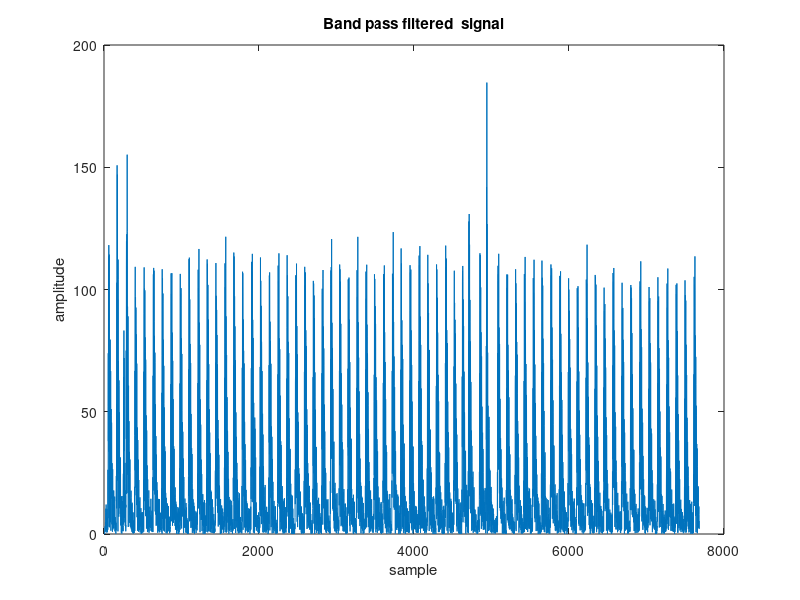
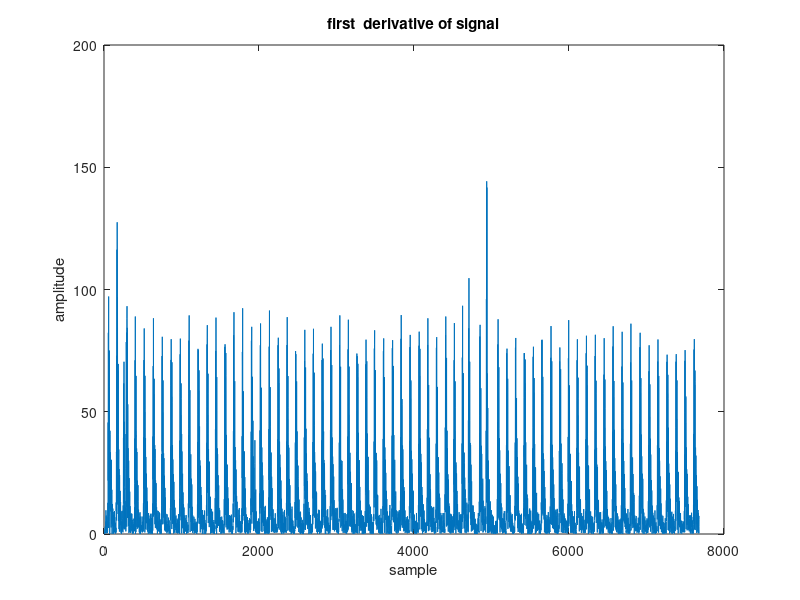
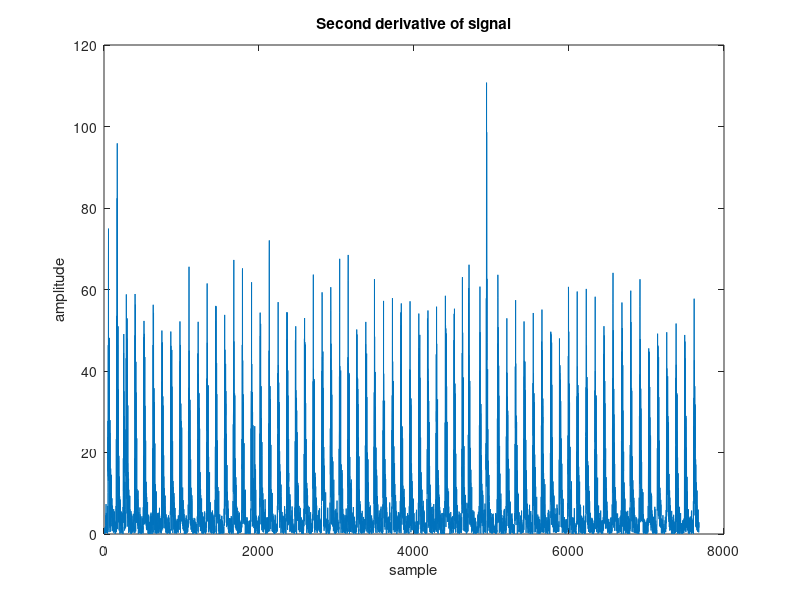
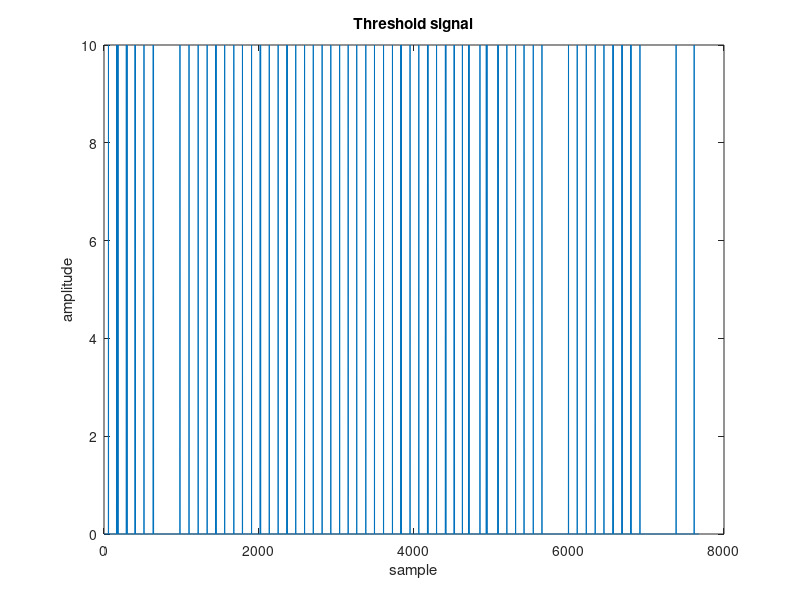

These charts were generated, in order, by the following MATLAB code:
clear all
clc
close all
load('14157m.mat');
seg4=val;

% FILTERING PROCESS
% used high frequency filtering with normalized cut-off frequencies  
[b,a]=butter(10,[0.15,0.40]);
feltseg4=filter(b,a,seg4);
figure, plot(abs(feltseg4))
title('Band pass filtered  signal');
xlabel('sample');
ylabel('amplitude');


% DIFFERENTIAL PROCESS
difseg4=abs(diff(feltseg4));
figure, plot(difseg4)
title('first  derivative of signal');
xlabel('sample');
ylabel('amplitude');

%SECOND DIFFERENTIAL OF THE SIGNAL
defdif=abs(diff(difseg4));
figure
plot(defdif)
title('Second derivative of signal');
xlabel('sample');
ylabel('amplitude');

% IGNORED THE FREQUENCY SPECTRUM ANALYSIS

%fastftseg4=fft(defdif);
%m=length(fastftseg4);
%onefft=fastftseg4(1:m/2);

%   PEAK DETECTION PROCESS
sig_positions=[];    % TO CREATE AN ARRAY TO STORE THE RR INTERVALS DETECTED

count = 0;
for k=2: length(seg4)-1
    if(seg4(k)> seg4(k-1)& seg4(k)> seg4(k+1)& seg4(k) > 300)
        k
        count = count+1;
        disp('prominent peak found');
        sig_positions=[sig_positions;k];
    end
    
end
disp('The total number of peaks are : ');
fprintf('%d',count);
  disp(sig_positions)
  
  % THRESHOLD PROCESS
  z = zeros(1,length(defdif));
for i = 10:length(defdif)-1
       if defdif(i) >= 50;
      z(i) = 10;
     
       end
end

figure,plot(z)
title('Threshold signal');
xlabel('sample');
ylabel('amplitude');

 figure, plot(seg4)
 title('Unprocessed signal');
 xlabel('sample');
ylabel('amplitude');
 
 % STATISTICAL VALUES
  
 disp('the differences in the RR interval positions\n');
 differences = diff(sig_positions)
 
 disp('MEAN OF THE DIFFERENCES IN THE RR INTERVALS\n');
 mean_sig = mean(differences)
 
 disp('THE STANDARD DEVIATION OF THE RR INTERVAL');
 std_dev = std(differences)

        
 
 
 
 
 
 
 
 
 
 
 
 
 
 
 
 
 
